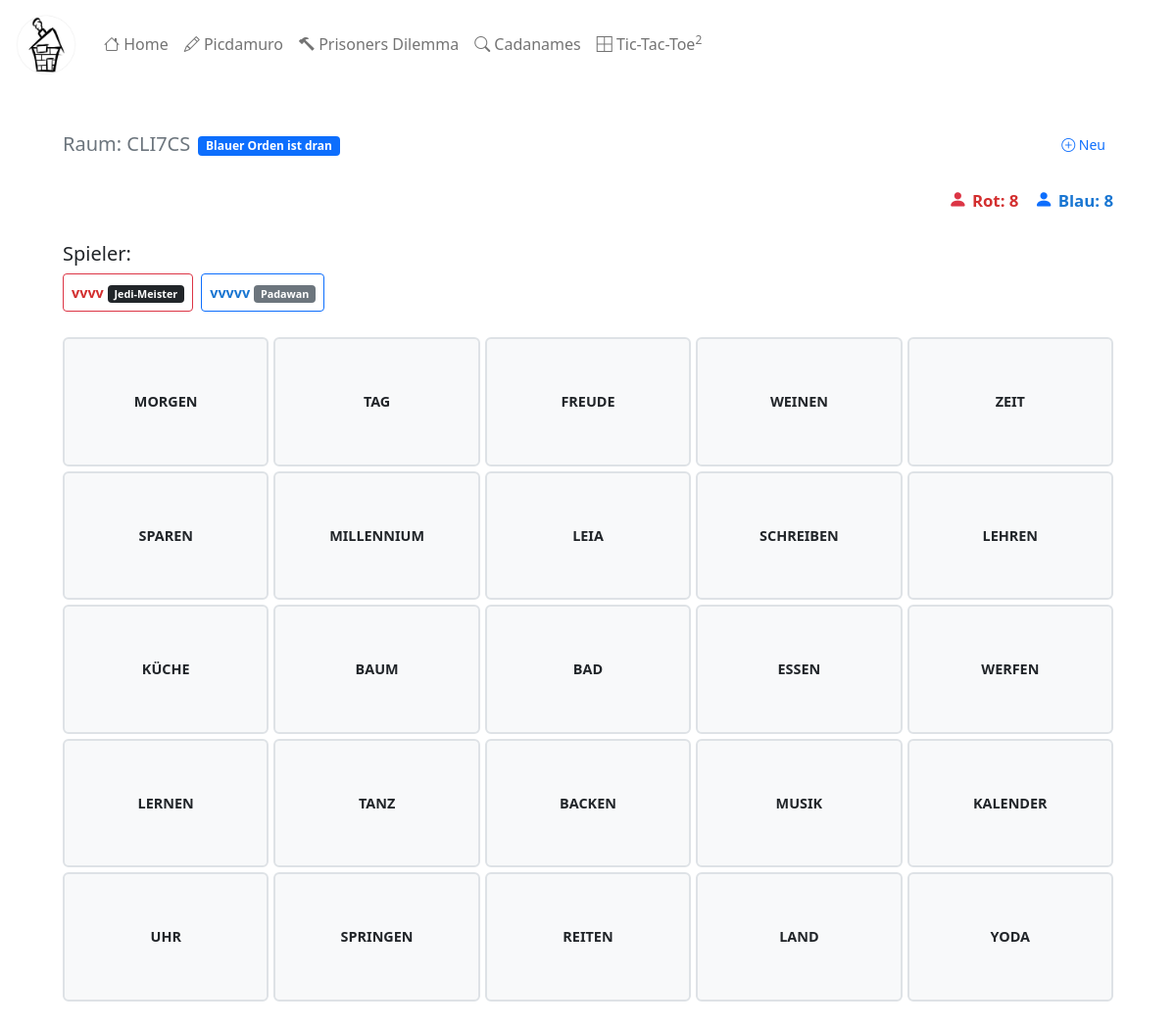
Page /codenames/room/CLI7CS on the committed database.
### codenames/models/room.py (models this page shows, shortened)
class Room(db.Model):
    __tablename__ = 'codenames_room'  # Prefix für eindeutige Tabellennamen
    id = db.Column(db.String(6), primary_key=True)
    created_at = db.Column(db.DateTime, default=datetime.utcnow)
    _game_state = db.Column('game_state', db.Text)
    players = db.relationship('Player', backref='room', lazy=True)
    @property
    def game_state(self):
        if self._game_state is None:
            return {}
        try:
            return json.loads(self._game_state)
        except:
            print(f"Error deserializing game state: {self._game_state}")
            return {}
    @game_state.setter
    def game_state(self, value):
        """Serialize the game state to JSON"""
        try:
            self._game_state = json.dumps(value)
        except:
            print(f"Error serializing game state: {value}")
            self._game_state = '{}'

### codenames/models/player.py (models this page shows, shortened)
class Player(db.Model):
    __tablename__ = 'codenames_player'  # Prefix für eindeutige Tabellennamen
    id = db.Column(db.Integer, primary_key=True)
    name = db.Column(db.String(50), nullable=False)
    room_id = db.Column(db.String(6), db.ForeignKey('codenames_room.id'), nullable=False)
    role = db.Column(db.String(20))  # 'spymaster' or 'operative'
    team = db.Column(db.String(10))  # 'red' or 'blue'

### codenames/routes.py (the view)
@codenames_bp.route('/room/<room_id>')
def room(room_id):
    room = Room.query.get_or_404(room_id)
    player_id = request.args.get('player_id') or session.get('player_id')
    player = Player.query.get(player_id) if player_id else None
    print("\n=== Loading room ===")
    print(f"Room ID: {room_id}")
    print(f"Game state: {room.game_state}")
    print(f"Revealed cards: {room.game_state.get('revealed', [])}")
    print(f"Room found: {room}")
    print(f"Player: {player}")
    return render_template('codenames/room.html', room=room, player=player)

### app.py (called while the page is built)
@app.before_request
def log_request_info():
    app.logger.debug('Headers: %s', request.headers)
    app.logger.debug('Body: %s', request.get_data())
    app.logger.debug('Path: %s', request.path)
    app.logger.debug('Template Folders: %s', app.jinja_loader.searchpath)

### templates/codenames/room.html (shortened to what this page needs)
{% extends "base.html" %}
{% block content %}
<div class="game-container {% if player %}{% if player.role == 'jedi' %}jedi-master{% else %}padawan{% endif %}{% endif %}"
     data-room-id="{{ room.id }}"
     data-player-role="{{ player.role if player else '' }}"
     data-player-team="{{ player.team if player else '' }}"
     data-player-id="{{ player.id if player else '' }}">
    <div class="container-fluid">
        <div class="row align-items-center g-2 mb-2">
            <div class="col-auto">
                <h5 class="text-muted mb-0">Raum: {{ room.id }}</h5>
            </div>
            <div class="col">
                <div class="current-team">
                    <span class="badge {% if room.game_state.current_team == 'red' %}bg-danger{% else %}bg-primary{% endif %}">
                        {{ 'Roter' if room.game_state.current_team == 'red' else 'Blauer' }} Orden ist dran
                    </span>
                </div>
            </div>
            <div class="col-auto">
                <a href="{{ url_for('codenames.index') }}" class="btn btn-outline-primary btn-sm">
                    <i class="bi bi-plus-circle"></i> Neu
                </a>
            </div>
        </div>
        <div class="row g-2 mb-2">
            <div class="col-12 col-sm-6">
            </div>
            <div class="col-12 col-sm-6">
                <div class="score-display d-flex justify-content-end gap-3">
                    <div class="red-count">
                        <i class="bi bi-person-fill text-danger"></i>
                        <small>Rot: {{ room.game_state.card_counts.red - (room.game_state.revealed|selectattr('card', 'equalto', 'red')|list|length) }}</small>
                    </div>
                    <div class="blue-count">
                        <i class="bi bi-person-fill text-primary"></i>
                        <small>Blau: {{ room.game_state.card_counts.blue - (room.game_state.revealed|selectattr('card', 'equalto', 'blue')|list|length) }}</small>
                    </div>
                </div>
            </div>
        </div>
        <div class="row mb-3">
            <div class="col">
                <div class="player-list">
                    <h5 class="mb-2">Spieler:</h5>
                    <div class="d-flex flex-wrap gap-2">
                        {% for p in room.players %}
                            <div class="player-badge p-2 rounded {% if p.team == 'red' %}red-team{% else %}blue-team{% endif %}">
                                <span class="fw-bold">{{ p.name }}</span>
                                <span class="badge {% if p.role == 'jedi' %}bg-dark{% else %}bg-secondary{% endif %}">
                                    {{ 'Jedi-Meister' if p.role == 'jedi' else 'Padawan' }}
                                </span>
                            </div>
                        {% endfor %}
                    </div>
                </div>
            </div>
        </div>
        <div class="row mb-2">
            <div class="col">
                <div class="game-board">
                    {% for word in room.game_state.words %}
                        {% set is_revealed = false %}
                        {% set card_type = room.game_state.cards[loop.index0] %}
                        {% if room.game_state.revealed|selectattr('index', 'equalto', loop.index0)|list %}
                            {% set is_revealed = true %}
                        {% endif %}
                        <div class="word-card {% if is_revealed %}revealed{% endif %}"
                             data-index="{{ loop.index0 }}"
                             >
                            {{ word }}
                        </div>
                    {% endfor %}
                </div>
            </div>
        </div>
    </div>
</div>
{% endblock %}

### templates/base.html (shortened to what this page needs)
<!doctype html>
<html lang="en">
  <head>
    <link href="https://cdn.jsdelivr.net/npm/bootstrap@5.0.2/dist/css/bootstrap.min.css" rel="stylesheet">
    <link rel="stylesheet" href="{{ url_for('static', filename='css/main.css') }}">
    {% if request.blueprint == 'codenames' %}
    <link rel="stylesheet" href="{{ url_for('static', filename='css/codenames.css') }}">
    <link rel="stylesheet" href="{{ url_for('static', filename='css/codenames_notifications.css') }}">
    {% endif %}
    <link rel="stylesheet" href="https://cdn.jsdelivr.net/npm/bootstrap-icons@1.11.3/font/bootstrap-icons.min.css">
  </head>
  <body>
    {% include 'navigation.html' %}
    <div class="container mt-4">
      {% block content %}{% endblock %}
    </div>
  </body>
</html>

### templates/navigation.html (shortened to what this page needs)
<nav class="navbar navbar-expand-lg navbar-light">
    <div class="container-fluid">
        <a class="navbar-brand" href="{{ url_for('index') }}">
            <img src="{{ url_for('static', filename='img/logo.png') }}" width=70px alt="Logo">
      </a>
      <div class="collapse navbar-collapse" id="navbarNav">
        <ul class="navbar-nav">
          <li class="nav-item">
            <a class="nav-link" href="{{ url_for('index') }}"><i class="bi bi-house"></i> Home</a>
          </li>
          <li class="nav-item">
            <a class="nav-link" href="{{ url_for('picdamuro') }}"><i class="bi bi-pencil"></i> Picdamuro</a>
          </li>
          <li class="nav-item">
            <a class="nav-link" href="{{ url_for('prisoners_dilemma.index') }}"><i class="bi bi-hammer"></i> Prisoners Dilemma</a>
          </li>
          <li class="nav-item">
            <a class="nav-link" href="{{ url_for('cadanames') }}"><i class="bi bi-search"></i> Cadanames</a>
          </li>
          <li class="nav-item">
            <a class="nav-link" href="{{ url_for('tic_tac_toe.index') }}"><i class="bi bi-border-all"></i> Tic-Tac-Toe<sup>2</sup></a>
          </li>
        </ul>
      </div>
    </div>
  </nav>

### static/css/main.css (style rules this page uses)
.navbar { margin-bottom: 2em; }
.btn { border: none; border-radius: 0px; }
* { box-sizing: border-box; }

### static/css/codenames.css (style rules this page uses)
.game-container { max-width: 100%; margin: 0; padding: 10px; min-height: 100vh; }
.game-board { display: grid; grid-template-columns: repeat(5, 1fr); gap: 5px; margin: 10px auto; width: 100%; }
.word-card { aspect-ratio: 16/10; background: #f8f9fa; border: 2px solid #dee2e6; border-radius: 6px; display: flex; align-items: center; justify-content: center; padding: 5px; font-size: 0.9rem; font-weight: bold; text-align: center; cursor: pointer; transition: all 0.3s ease; word-break: break-word; }
.red-team { color: #d32f2f; }
.blue-team { color: #1976d2; }
.score-display { display: flex; justify-content: space-around; margin: 20px 0; font-size: 1.2em; font-weight: bold; }
.red-count { color: #d32f2f; }
.blue-count { color: #1976d2; }
.player-badge { border: 1px solid rgba(0,0,0,0.1); font-size: 0.9em; }
.player-badge.red-team { border: 1px solid var(--bs-danger); background-color: var(--bs-danger-bg-subtle); }
.player-badge.blue-team { border: 1px solid var(--bs-primary); background-color: var(--bs-primary-bg-subtle); }

### rows in the picture
Room: id "CLI7CS", game_state "Blauer"
Player: name "vvvv", role "Jedi-Meister"
Player: name "vvvvv", role "Padawan"

### other values in the picture
{{ word }} "MORGEN" "TAG" "FREUDE" "WEINEN" "ZEIT" "SPAREN" "MILLENNIUM" "LEIA" "SCHREIBEN" "LEHREN" "KÜCHE" "BAUM" "BAD" "ESSEN" "WERFEN" "LERNEN" "TANZ" "BACKEN" "MUSIK" "KALENDER" "UHR" "SPRINGEN" "REITEN" "LAND" "YODA"
